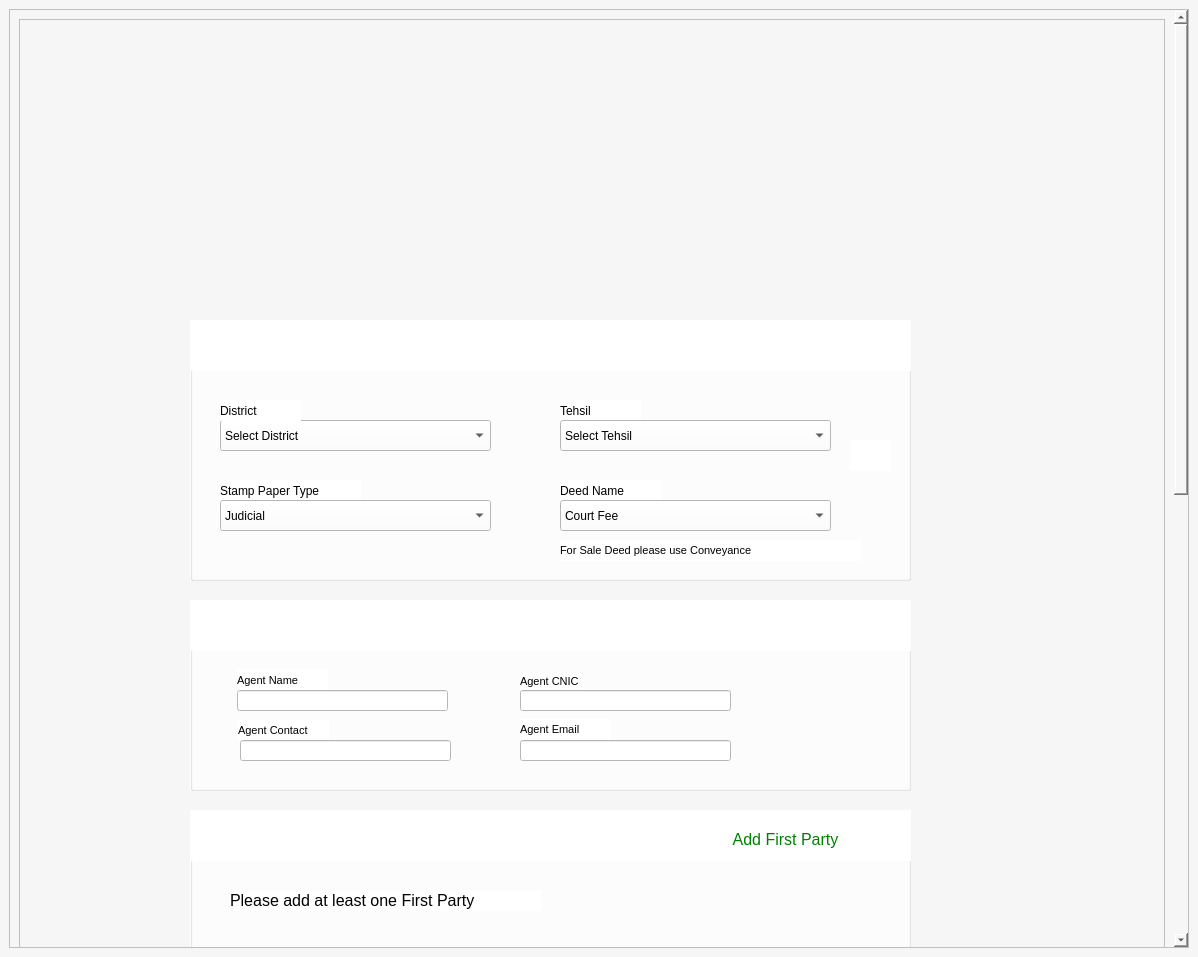
<?xml version="1.0" encoding="UTF-8"?>
<ui version="4.0">
 <class>MainWindow</class>
 <widget class="QMainWindow" name="MainWindow">
  <property name="geometry">
   <rect>
    <x>0</x>
    <y>0</y>
    <width>1198</width>
    <height>957</height>
   </rect>
  </property>
  <property name="font">
   <font>
    <pointsize>8</pointsize>
   </font>
  </property>
  <property name="windowTitle">
   <string>MainWindow</string>
  </property>
  <property name="autoFillBackground">
   <bool>false</bool>
  </property>
  <property name="styleSheet">
   <string notr="true">background-color: #F6F6F6;</string>
  </property>
  <widget class="QWidget" name="centralwidget">
   <layout class="QGridLayout" name="gridLayout">
    <item row="0" column="0">
     <widget class="QScrollArea" name="scrollArea">
      <property name="widgetResizable">
       <bool>true</bool>
      </property>
      <widget class="QWidget" name="scrollAreaWidgetContents">
       <property name="geometry">
        <rect>
         <x>0</x>
         <y>0</y>
         <width>1153</width>
         <height>1812</height>
        </rect>
       </property>
       <layout class="QVBoxLayout" name="verticalLayout_5">
        <item>
         <widget class="QScrollArea" name="scrollArea_2">
          <property name="minimumSize">
           <size>
            <width>600</width>
            <height>1790</height>
           </size>
          </property>
          <property name="mouseTracking">
           <bool>true</bool>
          </property>
          <property name="tabletTracking">
           <bool>true</bool>
          </property>
          <property name="acceptDrops">
           <bool>true</bool>
          </property>
          <property name="styleSheet">
           <string notr="true">background-color:#F6F6F6;</string>
          </property>
          <property name="widgetResizable">
           <bool>true</bool>
          </property>
          <widget class="QWidget" name="scrollAreaWidgetContents_2">
           <property name="geometry">
            <rect>
             <x>0</x>
             <y>0</y>
             <width>1129</width>
             <height>1788</height>
            </rect>
           </property>
           <widget class="QLabel" name="label_4">
            <property name="geometry">
             <rect>
              <x>10</x>
              <y>0</y>
              <width>1121</width>
              <height>141</height>
             </rect>
            </property>
            <property name="styleSheet">
             <string notr="true">background-image: url(:/logos/estamping.png);
border-radius : 8px;</string>
            </property>
            <property name="text">
             <string/>
            </property>
           </widget>
           <widget class="QLabel" name="label_23">
            <property name="geometry">
             <rect>
              <x>180</x>
              <y>150</y>
              <width>701</width>
              <height>131</height>
             </rect>
            </property>
            <property name="styleSheet">
             <string notr="true">background-image: url(:/challan/Screenshot 2022-10-07 011803ss.png);</string>
            </property>
            <property name="text">
             <string/>
            </property>
           </widget>
           <widget class="QFrame" name="prove">
            <property name="geometry">
             <rect>
              <x>170</x>
              <y>1100</y>
              <width>721</width>
              <height>173</height>
             </rect>
            </property>
            <property name="styleSheet">
             <string notr="true">background-color:white;
</string>
            </property>
            <property name="frameShape">
             <enum>QFrame::StyledPanel</enum>
            </property>
            <property name="frameShadow">
             <enum>QFrame::Raised</enum>
            </property>
            <layout class="QVBoxLayout" name="verticalLayout_4">
             <item>
              <widget class="QFrame" name="label3">
               <property name="styleSheet">
                <string notr="true">background-color:#EEEEEE;</string>
               </property>
               <property name="frameShape">
                <enum>QFrame::StyledPanel</enum>
               </property>
               <property name="frameShadow">
                <enum>QFrame::Raised</enum>
               </property>
               <widget class="QFrame" name="frame_5">
                <property name="geometry">
                 <rect>
                  <x>10</x>
                  <y>10</y>
                  <width>291</width>
                  <height>58</height>
                 </rect>
                </property>
                <property name="frameShape">
                 <enum>QFrame::StyledPanel</enum>
                </property>
                <property name="frameShadow">
                 <enum>QFrame::Raised</enum>
                </property>
                <widget class="QPushButton" name="pushButton_5">
                 <property name="enabled">
                  <bool>false</bool>
                 </property>
                 <property name="geometry">
                  <rect>
                   <x>0</x>
                   <y>0</y>
                   <width>71</width>
                   <height>51</height>
                  </rect>
                 </property>
                 <property name="autoFillBackground">
                  <bool>false</bool>
                 </property>
                 <property name="text">
                  <string/>
                 </property>
                 <property name="icon">
                  <iconset>
                   <normaloff>:/think/download.png</normaloff>:/think/download.png</iconset>
                 </property>
                 <property name="iconSize">
                  <size>
                   <width>50</width>
                   <height>50</height>
                  </size>
                 </property>
                 <property name="flat">
                  <bool>true</bool>
                 </property>
                </widget>
               </widget>
              </widget>
             </item>
             <item>
              <widget class="QFrame" name="instruction3">
               <property name="frameShape">
                <enum>QFrame::StyledPanel</enum>
               </property>
               <property name="frameShadow">
                <enum>QFrame::Raised</enum>
               </property>
               <widget class="QLabel" name="label_3">
                <property name="geometry">
                 <rect>
                  <x>20</x>
                  <y>10</y>
                  <width>271</width>
                  <height>31</height>
                 </rect>
                </property>
                <property name="font">
                 <font>
                  <pointsize>10</pointsize>
                 </font>
                </property>
                <property name="styleSheet">
                 <string notr="true"/>
                </property>
                <property name="text">
                 <string>Retype the code from the picture:</string>
                </property>
               </widget>
              </widget>
             </item>
            </layout>
           </widget>
           <widget class="QGroupBox" name="groupBox_4">
            <property name="geometry">
             <rect>
              <x>170</x>
              <y>300</y>
              <width>721</width>
              <height>261</height>
             </rect>
            </property>
            <property name="styleSheet">
             <string notr="true">background-color: rgb(255, 255, 255);</string>
            </property>
            <property name="title">
             <string/>
            </property>
            <widget class="QComboBox" name="cmbDistrict_4">
             <property name="enabled">
              <bool>true</bool>
             </property>
             <property name="geometry">
              <rect>
               <x>30</x>
               <y>100</y>
               <width>271</width>
               <height>31</height>
              </rect>
             </property>
             <property name="toolTip">
              <string>&lt;html&gt;&lt;head/&gt;&lt;body&gt;&lt;p&gt;&lt;br/&gt;&lt;/p&gt;&lt;/body&gt;&lt;/html&gt;</string>
             </property>
             <property name="styleSheet">
              <string notr="true">#cmbDistrict{
border: 1px solid #white;
border-raduis : 4px;
padding-left : 10px;

}





</string>
             </property>
             <item>
              <property name="text">
               <string>Select District</string>
              </property>
             </item>
             <item>
              <property name="text">
               <string>Attock</string>
              </property>
             </item>
             <item>
              <property name="text">
               <string>Bawalnagar</string>
              </property>
             </item>
             <item>
              <property name="text">
               <string>Bahawalpur</string>
              </property>
             </item>
             <item>
              <property name="text">
               <string>Bakhar</string>
              </property>
             </item>
             <item>
              <property name="text">
               <string>Chakwal</string>
              </property>
             </item>
             <item>
              <property name="text">
               <string>Cheniot</string>
              </property>
             </item>
             <item>
              <property name="text">
               <string>Faisalabad</string>
              </property>
             </item>
             <item>
              <property name="text">
               <string>Lahore</string>
              </property>
             </item>
             <item>
              <property name="text">
               <string>Lodhran</string>
              </property>
             </item>
             <item>
              <property name="text">
               <string>Mianwali</string>
              </property>
             </item>
             <item>
              <property name="text">
               <string>Multan</string>
              </property>
             </item>
             <item>
              <property name="text">
               <string>Sargodha</string>
              </property>
             </item>
            </widget>
            <widget class="QLabel" name="label_13">
             <property name="geometry">
              <rect>
               <x>370</x>
               <y>220</y>
               <width>301</width>
               <height>21</height>
              </rect>
             </property>
             <property name="font">
              <font>
               <pointsize>8</pointsize>
              </font>
             </property>
             <property name="text">
              <string>For Sale Deed please use Conveyance</string>
             </property>
            </widget>
            <widget class="QLabel" name="label_25">
             <property name="geometry">
              <rect>
               <x>370</x>
               <y>80</y>
               <width>81</width>
               <height>21</height>
              </rect>
             </property>
             <property name="font">
              <font>
               <pointsize>9</pointsize>
               <strikeout>false</strikeout>
              </font>
             </property>
             <property name="text">
              <string>Tehsil</string>
             </property>
            </widget>
            <widget class="QLabel" name="label_10">
             <property name="geometry">
              <rect>
               <x>30</x>
               <y>80</y>
               <width>81</width>
               <height>21</height>
              </rect>
             </property>
             <property name="font">
              <font>
               <pointsize>9</pointsize>
              </font>
             </property>
             <property name="text">
              <string>District</string>
             </property>
            </widget>
            <widget class="QLabel" name="label_26">
             <property name="geometry">
              <rect>
               <x>370</x>
               <y>160</y>
               <width>101</width>
               <height>21</height>
              </rect>
             </property>
             <property name="font">
              <font>
               <pointsize>9</pointsize>
              </font>
             </property>
             <property name="text">
              <string>Deed Name</string>
             </property>
            </widget>
            <widget class="QLabel" name="label_27">
             <property name="geometry">
              <rect>
               <x>30</x>
               <y>160</y>
               <width>141</width>
               <height>21</height>
              </rect>
             </property>
             <property name="font">
              <font>
               <pointsize>9</pointsize>
              </font>
             </property>
             <property name="text">
              <string>Stamp Paper Type</string>
             </property>
            </widget>
            <widget class="QLabel" name="label_28">
             <property name="geometry">
              <rect>
               <x>660</x>
               <y>120</y>
               <width>41</width>
               <height>31</height>
              </rect>
             </property>
             <property name="styleSheet">
              <string notr="true">background-image: url(:/newPrefix/book.png);</string>
             </property>
             <property name="text">
              <string/>
             </property>
            </widget>
            <widget class="QComboBox" name="cmbTehsil_4">
             <property name="geometry">
              <rect>
               <x>370</x>
               <y>100</y>
               <width>271</width>
               <height>31</height>
              </rect>
             </property>
             <property name="styleSheet">
              <string notr="true">#cmbTehsil{
border: 1px solid #white  ;
border-raduis : 4px;
padding-left : 10px

}




</string>
             </property>
             <item>
              <property name="text">
               <string>Select Tehsil</string>
              </property>
             </item>
             <item>
              <property name="text">
               <string>Bahawalnagar Tehsil</string>
              </property>
             </item>
             <item>
              <property name="text">
               <string>Chishtian Tehsil</string>
              </property>
             </item>
             <item>
              <property name="text">
               <string>Ahmadpur East Tehsil</string>
              </property>
             </item>
             <item>
              <property name="text">
               <string>Khairpur Tamewali Tehsil</string>
              </property>
             </item>
             <item>
              <property name="text">
               <string>Khanpur Tehsil</string>
              </property>
             </item>
             <item>
              <property name="text">
               <string>Alipur Tehsil</string>
              </property>
             </item>
             <item>
              <property name="text">
               <string>Jampur Tehsil</string>
              </property>
             </item>
             <item>
              <property name="text">
               <string>Faisalabad City Tehsil</string>
              </property>
             </item>
             <item>
              <property name="text">
               <string>Kamalia Tehsil</string>
              </property>
             </item>
             <item>
              <property name="text">
               <string>Rawalpindi Tehsil</string>
              </property>
             </item>
             <item>
              <property name="text">
               <string>Sillanwali Tehsil</string>
              </property>
             </item>
             <item>
              <property name="text">
               <string>Isakhel Tehsil</string>
              </property>
             </item>
             <item>
              <property name="text">
               <string>Mianwali Tehsil</string>
              </property>
             </item>
            </widget>
            <widget class="QComboBox" name="cmbStampPaperType_4">
             <property name="geometry">
              <rect>
               <x>30</x>
               <y>180</y>
               <width>271</width>
               <height>31</height>
              </rect>
             </property>
             <property name="styleSheet">
              <string notr="true">#cmbStampPaperType{
border: 1px solid #black  ;
border-raduis : 4px;
padding-left : 10px

}




</string>
             </property>
             <item>
              <property name="text">
               <string>Judicial</string>
              </property>
             </item>
             <item>
              <property name="text">
               <string>Non-Judicial</string>
              </property>
             </item>
            </widget>
            <widget class="QComboBox" name="cmbDeed_4">
             <property name="geometry">
              <rect>
               <x>370</x>
               <y>180</y>
               <width>271</width>
               <height>31</height>
              </rect>
             </property>
             <property name="styleSheet">
              <string notr="true">#cmbDeed{
border: 1px solid #white  ;
border-raduis : 4px;
padding-left : 10px

}




</string>
             </property>
             <item>
              <property name="text">
               <string>Court Fee</string>
              </property>
             </item>
             <item>
              <property name="text">
               <string>Contract Fee</string>
              </property>
             </item>
            </widget>
            <widget class="QGraphicsView" name="gvAgentInfo_4">
             <property name="geometry">
              <rect>
               <x>0</x>
               <y>0</y>
               <width>731</width>
               <height>51</height>
              </rect>
             </property>
             <property name="styleSheet">
              <string notr="true">background-image: url(:/challan/challan.png);</string>
             </property>
             <property name="frameShape">
              <enum>QFrame::NoFrame</enum>
             </property>
            </widget>
           </widget>
           <widget class="QGroupBox" name="groupBox_3">
            <property name="geometry">
             <rect>
              <x>170</x>
              <y>580</y>
              <width>721</width>
              <height>191</height>
             </rect>
            </property>
            <property name="acceptDrops">
             <bool>false</bool>
            </property>
            <property name="autoFillBackground">
             <bool>false</bool>
            </property>
            <property name="styleSheet">
             <string notr="true">background-color: rgb(255, 255, 255);</string>
            </property>
            <property name="title">
             <string/>
            </property>
            <widget class="QLineEdit" name="lineEdit_4">
             <property name="geometry">
              <rect>
               <x>330</x>
               <y>140</y>
               <width>211</width>
               <height>21</height>
              </rect>
             </property>
             <property name="font">
              <font>
               <pointsize>10</pointsize>
              </font>
             </property>
             <property name="clearButtonEnabled">
              <bool>true</bool>
             </property>
            </widget>
            <widget class="QLabel" name="lblAgentCNIC_3">
             <property name="geometry">
              <rect>
               <x>330</x>
               <y>119</y>
               <width>91</width>
               <height>21</height>
              </rect>
             </property>
             <property name="font">
              <font>
               <pointsize>8</pointsize>
              </font>
             </property>
             <property name="text">
              <string>Agent Email</string>
             </property>
            </widget>
            <widget class="QLabel" name="lblAgentName_3">
             <property name="geometry">
              <rect>
               <x>48</x>
               <y>120</y>
               <width>91</width>
               <height>21</height>
              </rect>
             </property>
             <property name="font">
              <font>
               <pointsize>8</pointsize>
              </font>
             </property>
             <property name="text">
              <string>Agent Contact</string>
             </property>
            </widget>
            <widget class="QLabel" name="lblAgentName_4">
             <property name="geometry">
              <rect>
               <x>47</x>
               <y>70</y>
               <width>91</width>
               <height>21</height>
              </rect>
             </property>
             <property name="font">
              <font>
               <pointsize>8</pointsize>
              </font>
             </property>
             <property name="text">
              <string>Agent Name</string>
             </property>
            </widget>
            <widget class="QLineEdit" name="lineEdit_5">
             <property name="geometry">
              <rect>
               <x>330</x>
               <y>90</y>
               <width>211</width>
               <height>21</height>
              </rect>
             </property>
             <property name="font">
              <font>
               <pointsize>10</pointsize>
              </font>
             </property>
             <property name="frame">
              <bool>true</bool>
             </property>
             <property name="clearButtonEnabled">
              <bool>true</bool>
             </property>
            </widget>
            <widget class="QLabel" name="lblAgentCNIC_4">
             <property name="geometry">
              <rect>
               <x>330</x>
               <y>73</y>
               <width>61</width>
               <height>16</height>
              </rect>
             </property>
             <property name="font">
              <font>
               <pointsize>8</pointsize>
              </font>
             </property>
             <property name="autoFillBackground">
              <bool>false</bool>
             </property>
             <property name="text">
              <string>Agent CNIC</string>
             </property>
            </widget>
            <widget class="QLineEdit" name="LEAgentName_3">
             <property name="geometry">
              <rect>
               <x>47</x>
               <y>90</y>
               <width>211</width>
               <height>21</height>
              </rect>
             </property>
             <property name="font">
              <font>
               <pointsize>10</pointsize>
              </font>
             </property>
             <property name="clearButtonEnabled">
              <bool>true</bool>
             </property>
            </widget>
            <widget class="QLineEdit" name="LEAgentName_4">
             <property name="geometry">
              <rect>
               <x>50</x>
               <y>140</y>
               <width>211</width>
               <height>21</height>
              </rect>
             </property>
             <property name="font">
              <font>
               <pointsize>10</pointsize>
              </font>
             </property>
             <property name="clearButtonEnabled">
              <bool>true</bool>
             </property>
            </widget>
            <widget class="QGraphicsView" name="gvAgentInfo_3">
             <property name="geometry">
              <rect>
               <x>0</x>
               <y>0</y>
               <width>731</width>
               <height>51</height>
              </rect>
             </property>
             <property name="styleSheet">
              <string notr="true">background-image: url(:/logos/agent.png);</string>
             </property>
             <property name="frameShape">
              <enum>QFrame::NoFrame</enum>
             </property>
            </widget>
           </widget>
           <widget class="QGroupBox" name="groupBox_5">
            <property name="geometry">
             <rect>
              <x>170</x>
              <y>790</y>
              <width>721</width>
              <height>141</height>
             </rect>
            </property>
            <property name="acceptDrops">
             <bool>false</bool>
            </property>
            <property name="autoFillBackground">
             <bool>false</bool>
            </property>
            <property name="styleSheet">
             <string notr="true">background-color: rgb(255, 255, 255);</string>
            </property>
            <property name="title">
             <string/>
            </property>
            <widget class="QGraphicsView" name="gvAgentInfo_6">
             <property name="geometry">
              <rect>
               <x>0</x>
               <y>0</y>
               <width>721</width>
               <height>51</height>
              </rect>
             </property>
             <property name="styleSheet">
              <string notr="true">background-image: url(:/logos/Screenshot 2022-10-07 150139.png);</string>
             </property>
             <property name="frameShape">
              <enum>QFrame::NoFrame</enum>
             </property>
            </widget>
            <widget class="QPushButton" name="pushButton_10">
             <property name="enabled">
              <bool>true</bool>
             </property>
             <property name="geometry">
              <rect>
               <x>500</x>
               <y>10</y>
               <width>191</width>
               <height>38</height>
              </rect>
             </property>
             <property name="font">
              <font>
               <pointsize>12</pointsize>
              </font>
             </property>
             <property name="styleSheet">
              <string notr="true">color:green;</string>
             </property>
             <property name="text">
              <string>Add First Party</string>
             </property>
             <property name="icon">
              <iconset>
               <normaloff>:/plus/images.png</normaloff>:/plus/images.png</iconset>
             </property>
             <property name="iconSize">
              <size>
               <width>30</width>
               <height>30</height>
              </size>
             </property>
             <property name="flat">
              <bool>true</bool>
             </property>
            </widget>
            <widget class="QLabel" name="label">
             <property name="geometry">
              <rect>
               <x>40</x>
               <y>80</y>
               <width>311</width>
               <height>21</height>
              </rect>
             </property>
             <property name="font">
              <font>
               <pointsize>12</pointsize>
              </font>
             </property>
             <property name="text">
              <string>Please add at least one First Party</string>
             </property>
            </widget>
           </widget>
           <widget class="QGroupBox" name="groupBox_6">
            <property name="geometry">
             <rect>
              <x>170</x>
              <y>950</y>
              <width>721</width>
              <height>131</height>
             </rect>
            </property>
            <property name="acceptDrops">
             <bool>false</bool>
            </property>
            <property name="autoFillBackground">
             <bool>false</bool>
            </property>
            <property name="styleSheet">
             <string notr="true">background-color: rgb(255, 255, 255);</string>
            </property>
            <property name="title">
             <string/>
            </property>
            <widget class="QGraphicsView" name="gvAgentInfo_7">
             <property name="geometry">
              <rect>
               <x>0</x>
               <y>0</y>
               <width>721</width>
               <height>51</height>
              </rect>
             </property>
             <property name="styleSheet">
              <string notr="true">background-image: url(:/logos/secondParty.png);</string>
             </property>
             <property name="frameShape">
              <enum>QFrame::NoFrame</enum>
             </property>
            </widget>
            <widget class="QPushButton" name="pushButton_11">
             <property name="enabled">
              <bool>true</bool>
             </property>
             <property name="geometry">
              <rect>
               <x>500</x>
               <y>10</y>
               <width>191</width>
               <height>38</height>
              </rect>
             </property>
             <property name="font">
              <font>
               <pointsize>12</pointsize>
              </font>
             </property>
             <property name="styleSheet">
              <string notr="true">color:green;</string>
             </property>
             <property name="text">
              <string>Add Second Party</string>
             </property>
             <property name="icon">
              <iconset>
               <normaloff>:/plus/images.png</normaloff>:/plus/images.png</iconset>
             </property>
             <property name="iconSize">
              <size>
               <width>30</width>
               <height>30</height>
              </size>
             </property>
             <property name="flat">
              <bool>true</bool>
             </property>
            </widget>
            <widget class="QLabel" name="label_2">
             <property name="geometry">
              <rect>
               <x>40</x>
               <y>70</y>
               <width>341</width>
               <height>21</height>
              </rect>
             </property>
             <property name="font">
              <font>
               <pointsize>12</pointsize>
              </font>
             </property>
             <property name="text">
              <string>Please add at least one Second Party</string>
             </property>
            </widget>
           </widget>
           <widget class="QPushButton" name="btnReset">
            <property name="geometry">
             <rect>
              <x>690</x>
              <y>1330</y>
              <width>101</width>
              <height>31</height>
             </rect>
            </property>
            <property name="font">
             <font>
              <pointsize>10</pointsize>
             </font>
            </property>
            <property name="styleSheet">
             <string notr="true">#btnReset{
background-color:rgb(71, 181, 148)
}</string>
            </property>
            <property name="text">
             <string>RESET</string>
            </property>
           </widget>
           <widget class="QPushButton" name="btnNext">
            <property name="geometry">
             <rect>
              <x>800</x>
              <y>1330</y>
              <width>91</width>
              <height>31</height>
             </rect>
            </property>
            <property name="font">
             <font>
              <pointsize>10</pointsize>
             </font>
            </property>
            <property name="styleSheet">
             <string notr="true">#btnNext{
	color: white;
background-color: rgb(80, 212, 129);
}</string>
            </property>
            <property name="text">
             <string>NEXT</string>
            </property>
           </widget>
           <widget class="QLabel" name="label_5">
            <property name="geometry">
             <rect>
              <x>-10</x>
              <y>1370</y>
              <width>1141</width>
              <height>451</height>
             </rect>
            </property>
            <property name="styleSheet">
             <string notr="true">background-image: url(:/footer/footer.png);</string>
            </property>
            <property name="text">
             <string/>
            </property>
           </widget>
           <zorder>label_23</zorder>
           <zorder>prove</zorder>
           <zorder>label_4</zorder>
           <zorder>groupBox_4</zorder>
           <zorder>groupBox_3</zorder>
           <zorder>groupBox_5</zorder>
           <zorder>groupBox_6</zorder>
           <zorder>btnReset</zorder>
           <zorder>btnNext</zorder>
           <zorder>label_5</zorder>
          </widget>
         </widget>
        </item>
       </layout>
      </widget>
     </widget>
    </item>
   </layout>
  </widget>
 </widget>
 <resources>
  <include location="icons.qrc"/>
 </resources>
 <connections/>
</ui>
